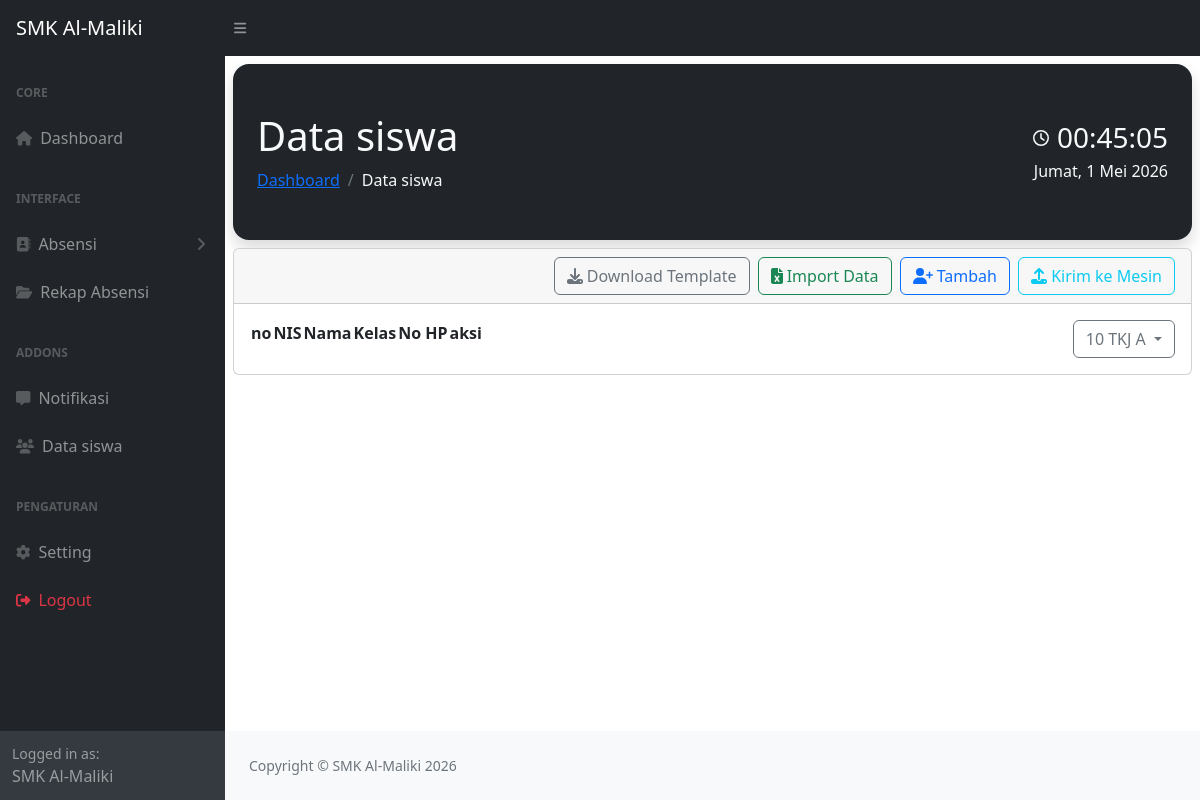
/data_siswa.php?kelas=10+TKJ+A, run on an earlier commit of the app's database.
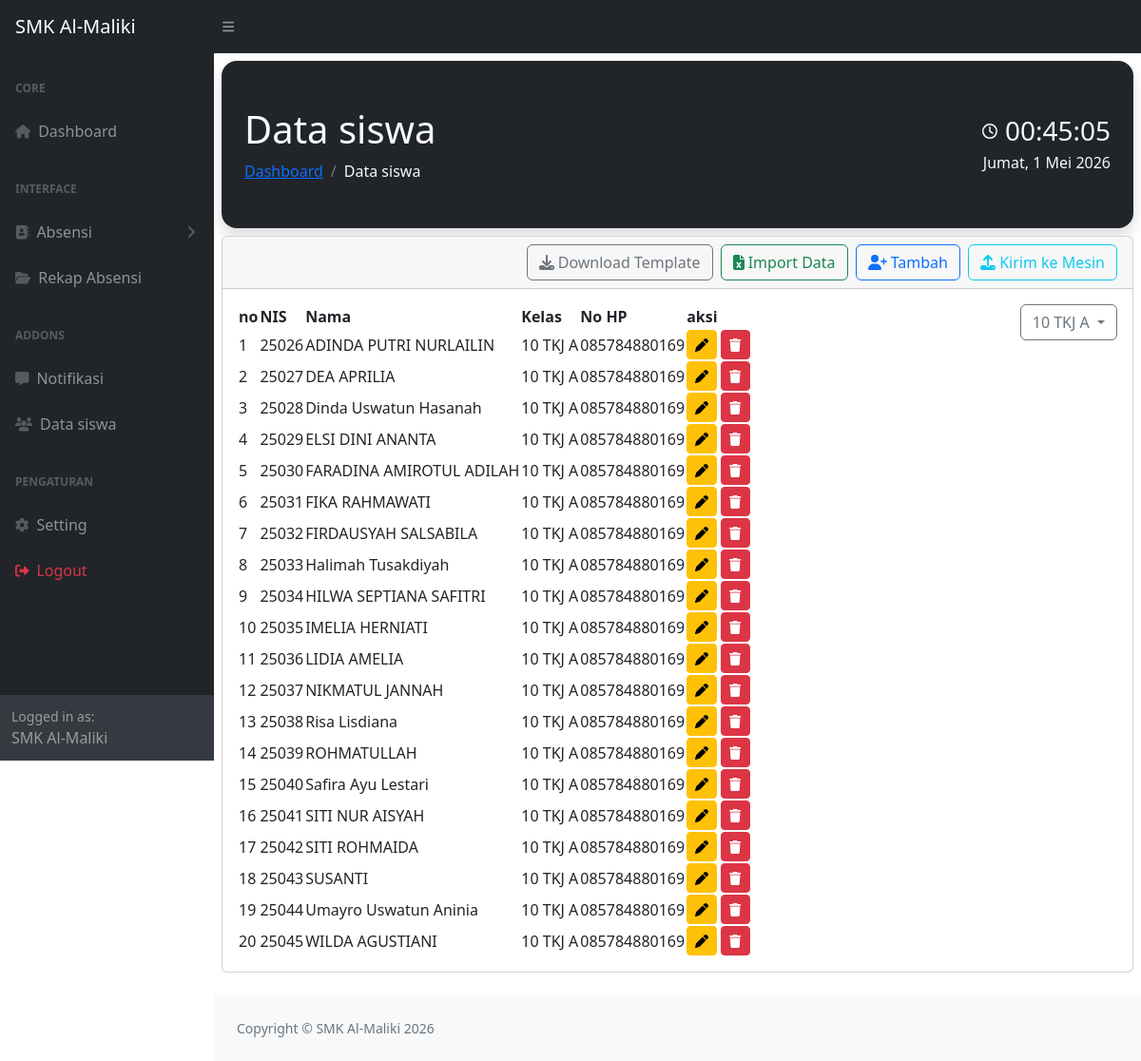
And on a later commit of the database.
### tables this page shows
CREATE TABLE `data` (
  `NIS` varchar(20) NOT NULL,
  `nama` varchar(25) NOT NULL,
  `kelas` varchar(10) NOT NULL,
  `no_hp` varchar(20) NOT NULL
);

### data_siswa.php (the view, shortened to what this page needs)
<?php
include "header.php";
include "sidebar.php";
?>
<!DOCTYPE html>
<html lang="en">
<head>
  <link
    href="https://cdn.jsdelivr.net/npm/simple-datatables@7.1.2/dist/style.min.css"
    rel="stylesheet" />
  <link href="css/styles.css" rel="stylesheet" />
</head>
<body class="sb-nav-fixed">
  <div id="layoutSidenav_content">
    <main>
      <div class="container-fluid px-2">
        <div class="card-body d-flex justify-content-between align-items-center p-4 bg-dark rounded-4 my-2 shadow">
          <div>
            <h1 class="mt-4  text-light">Data siswa</h1>
            <ol class="breadcrumb mb-4">
              <li class="breadcrumb-item "><a href="dashboard.php">Dashboard</a></li>
              <li class="breadcrumb-item active text-light">Data siswa</li>
            </ol>
          </div>
          <div class="text-end">
            <div class="d-flex align-items-center justify-content-end text-light fw-bold">
              <i class="far fa-clock me-2"></i>
              <h3 id="clock" class="mb-0">00:00:00</h3>
            </div>
            <div id="date" class="text-light fw-medium mt-1  ">Memuat Tanggal...</div>
          </div>
        </div>
        <div class="card mb-4">
          <div class="card-header">
            <button type="button" class="btn btn-outline-info float-end ms-2" onclick="kirimKeMesin()">
              <i class="fa-solid fa-upload"></i> Kirim ke Mesin
            </button>
            <button type="button" class="btn btn-outline-primary float-end ms-2" data-bs-toggle="modal" data-bs-target="#modalTambah">
              <i class="fa-solid fa-user-plus"></i> Tambah
            </button>
            <button type="button" class="btn btn-outline-success float-end" onclick="pilihFile()">
              <i class="fa-solid fa-file-excel"></i> Import Data
            </button>
            <a href="download_template.php" class="btn btn-outline-secondary float-end me-2">
              <i class="fa-solid fa-download"></i> Download Template
            </a>
          </div>
          <div class="card-body">
            <table id="datatablesSimple">
              <button type="button" class="btn btn-outline-secondary dropdown-toggle float-end " data-bs-toggle="dropdown" aria-expanded="false">
                <?= isset($_GET['kelas']) && $_GET['kelas'] != '' ? htmlspecialchars($_GET['kelas']) : 'Semua Kelas' ?>
              </button>
                <?php
                include "koneksi.php";
                ?>
              <thead>
                <tr>
                  <th>no</th>
                  <th>NIS</th>
                  <th>Nama</th>
                  <th>Kelas</th>
                  <th>No HP</th>
                  <th>aksi</th>
                </tr>
              </thead>
              <tbody>
                <?php
                $sql = "SELECT * FROM data";
                if (isset($_GET['kelas']) && $_GET['kelas'] != '') {
                  $kls = mysqli_real_escape_string($koneksi, $_GET['kelas']);
                  $sql .= " WHERE kelas = '$kls'";
                }
                $sql .= " ORDER BY kelas ASC, nama ASC";
                $query = mysqli_query($koneksi, $sql);
                $no = 1;
                while ($dt_siswa = mysqli_fetch_array($query)) {
                ?>
                  <tr>
                    <td><?= $no++; ?></td>
                    <td><?= $dt_siswa['NIS']; ?></td>
                    <td><?= $dt_siswa['nama']; ?></td>
                    <td><?= $dt_siswa['kelas']; ?></td>
                    <td><?= $dt_siswa['no_hp']; ?></td>
                    <td>
                      <button type="button"
                        class="btn btn-warning btn-sm btn-edit"
                        data-id="<?php echo $dt_siswa['NIS']; ?>"
                        data-nama="<?php echo $dt_siswa['nama']; ?>"
                        data-kelas="<?php echo $dt_siswa['kelas']; ?>"
                        data-hp="<?php echo $dt_siswa['no_hp']; ?>">
                        <i class="fa-solid fa-pen"></i>
                      </button>
                      <button type="button"
                        class="btn btn-danger btn-sm"
                        onclick="konfirmasiHapus('<?= $dt_siswa['NIS']; ?>', this)">
                        <i class="fas fa-trash"></i>
                      </button>
                    </td>
                  </tr>
                <?php } ?>
              </tbody>
            </table>
          </div>
        </div>
      </div>
    </main>
    <footer class="py-4 bg-light mt-auto">
      <div class="container-fluid px-4">
        <div class="d-flex align-items-center justify-content-between small">
          <div class="text-muted">Copyright &copy; SMK Al-Maliki 2026</div>
        </div>
      </div>
  </div>
</body>
</html>

### header.php (shortened to what this page needs)
<!DOCTYPE html>
<html lang="en">
<head>
</head>
<body>
    <nav class="sb-topnav navbar navbar-expand navbar-dark bg-dark">
        <a class="navbar-brand ps-3" href="dashboard.php">SMK Al-Maliki</a>
        <button
            class="btn btn-link btn-sm order-1 order-lg-0 me-4 me-lg-0"
            id="sidebarToggle"
            href="#!">
            <i class="fas fa-bars"></i>
        </button>
    </nav>
</body>
</html>

### sidebar.php (shortened to what this page needs)
<!DOCTYPE html>
<html lang="en">
<head>
</head>
<body>
    <div id="layoutSidenav">
        <div id="layoutSidenav_nav">
            <nav class="sb-sidenav accordion sb-sidenav-dark" id="sidenavAccordion">
                <div class="sb-sidenav-menu">
                    <div class="nav">
                        <div class="sb-sidenav-menu-heading">Core</div>
                        <a class="nav-link" href="dashboard.php">
                            <div class="sb-nav-link-icon">
                                <i class="fa-solid fa-house"></i></i>
                            </div>
                            Dashboard
                        </a>
                        <div class="sb-sidenav-menu-heading">Interface</div>
                        <a
                            class="nav-link collapsed"
                            href="#"
                            data-bs-toggle="collapse"
                            data-bs-target="#collapseLayouts"
                            aria-expanded="false"
                            aria-controls="collapseLayouts">
                            <div class="sb-nav-link-icon">
                                <i class="fa-solid fa-address-book"></i>
                            </div>
                            Absensi
                            <div class="sb-sidenav-collapse-arrow">
                                <i class="fas fa-angle-down"></i>
                            </div>
                        </a>
                        <a class="nav-link" href="rekap.php">
                            <div class="sb-nav-link-icon">
                                <i class="fa-solid fa-folder-open"></i>
                            </div>
                            Rekap Absensi
                        </a>
                        <div class="sb-sidenav-menu-heading">Addons</div>
                        <a class="nav-link" href="notifikasi.php">
                            <div class="sb-nav-link-icon">
                                <i class="fa-solid fa-message"></i></i>
                            </div>
                            Notifikasi
                        </a>
                        <a class="nav-link" href="data_siswa.php">
                            <div class="sb-nav-link-icon"><i class="fa-solid fa-users"></i></div>
                            Data siswa
                        </a>
                        <div class="sb-sidenav-menu-heading">Pengaturan</div>
                        <a class="nav-link" href="setting.php">
                            <div class="sb-nav-link-icon"><i class="fa-solid fa-gear"></i></div>
                            Setting
                        </a>
                        <a class="nav-link text-danger" href="logout.php">
                            <div class="sb-nav-link-icon"><i class="fa-solid fa-right-from-bracket text-danger"></i></div>
                            Logout
                        </a>
                    </div>
                </div>
                <div class="sb-sidenav-footer">
                    <div class="small">Logged in as:</div>
                    SMK Al-Maliki
                </div>
            </nav>
        </div>
</body>
</html>

What changed in the data, as far as the page shows it:
added data: NIS "25026", nama "ADINDA PUTRI NURLAILIN", kelas "10 TKJ A", no_hp "085784880169"
added data: NIS "25027", nama "DEA APRILIA", kelas "10 TKJ A", no_hp "085784880169"
added data: NIS "25028", nama "Dinda Uswatun Hasanah", kelas "10 TKJ A", no_hp "085784880169"
added data: NIS "25029", nama "ELSI DINI ANANTA", kelas "10 TKJ A", no_hp "085784880169"
added data: NIS "25030", nama "FARADINA AMIROTUL ADILAH", kelas "10 TKJ A", no_hp "085784880169"
added data: NIS "25031", nama "FIKA RAHMAWATI", kelas "10 TKJ A", no_hp "085784880169"
added data: NIS "25032", nama "FIRDAUSYAH SALSABILA", kelas "10 TKJ A", no_hp "085784880169"
added data: NIS "25033", nama "Halimah Tusakdiyah", kelas "10 TKJ A", no_hp "085784880169"
added data: NIS "25034", nama "HILWA SEPTIANA SAFITRI", kelas "10 TKJ A", no_hp "085784880169"
added data: NIS "25035", nama "IMELIA HERNIATI", kelas "10 TKJ A", no_hp "085784880169"
added data: NIS "25036", nama "LIDIA AMELIA", kelas "10 TKJ A", no_hp "085784880169"
added data: NIS "25037", nama "NIKMATUL JANNAH", kelas "10 TKJ A", no_hp "085784880169"
added data: NIS "25038", nama "Risa Lisdiana", kelas "10 TKJ A", no_hp "085784880169"
added data: NIS "25039", nama "ROHMATULLAH", kelas "10 TKJ A", no_hp "085784880169"
added data: NIS "25040", nama "Safira Ayu Lestari", kelas "10 TKJ A", no_hp "085784880169"
added data: NIS "25041", nama "SITI NUR AISYAH", kelas "10 TKJ A", no_hp "085784880169"
added data: NIS "25042", nama "SITI ROHMAIDA", kelas "10 TKJ A", no_hp "085784880169"
added data: NIS "25043", nama "SUSANTI", kelas "10 TKJ A", no_hp "085784880169"
added data: NIS "25044", nama "Umayro Uswatun Aninia", kelas "10 TKJ A", no_hp "085784880169"
added data: NIS "25045", nama "WILDA AGUSTIANI", kelas "10 TKJ A", no_hp "085784880169"
